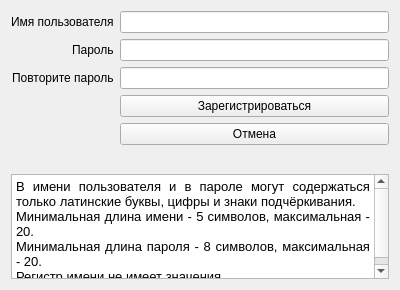
<?xml version="1.0" encoding="UTF-8"?>
<ui version="4.0">
 <class>RegWindow</class>
 <widget class="QWidget" name="RegWindow">
  <property name="geometry">
   <rect>
    <x>0</x>
    <y>0</y>
    <width>400</width>
    <height>290</height>
   </rect>
  </property>
  <property name="windowTitle">
   <string>Регистрация</string>
  </property>
  <layout class="QGridLayout" name="gridLayout">
   <item row="0" column="0">
    <spacer name="verticalSpacer">
     <property name="orientation">
      <enum>Qt::Vertical</enum>
     </property>
     <property name="sizeHint" stdset="0">
      <size>
       <width>20</width>
       <height>40</height>
      </size>
     </property>
    </spacer>
   </item>
   <item row="1" column="0">
    <layout class="QFormLayout" name="formLayout">
     <property name="labelAlignment">
      <set>Qt::AlignRight|Qt::AlignTrailing|Qt::AlignVCenter</set>
     </property>
     <item row="0" column="0">
      <widget class="QLabel" name="label">
       <property name="text">
        <string>Имя пользователя</string>
       </property>
      </widget>
     </item>
     <item row="0" column="1">
      <widget class="QLineEdit" name="lineEdit_name"/>
     </item>
     <item row="1" column="0">
      <widget class="QLabel" name="label_2">
       <property name="text">
        <string>Пароль</string>
       </property>
      </widget>
     </item>
     <item row="1" column="1">
      <widget class="QLineEdit" name="lineEdit_2_pass"/>
     </item>
     <item row="2" column="0">
      <widget class="QLabel" name="label_3">
       <property name="text">
        <string>Повторите пароль</string>
       </property>
      </widget>
     </item>
     <item row="2" column="1">
      <widget class="QLineEdit" name="lineEdit_3_repass"/>
     </item>
     <item row="3" column="1">
      <widget class="QPushButton" name="pushButton_reg">
       <property name="text">
        <string>Зарегистрироваться</string>
       </property>
      </widget>
     </item>
     <item row="4" column="1">
      <widget class="QPushButton" name="pushButton_2_cancel">
       <property name="text">
        <string>Отмена</string>
       </property>
      </widget>
     </item>
    </layout>
   </item>
   <item row="2" column="0">
    <widget class="QLabel" name="errLabel">
     <property name="font">
      <font>
       <pointsize>11</pointsize>
      </font>
     </property>
     <property name="text">
      <string/>
     </property>
     <property name="alignment">
      <set>Qt::AlignCenter</set>
     </property>
    </widget>
   </item>
   <item row="3" column="0">
    <widget class="QTextBrowser" name="textBrowser">
     <property name="html">
      <string>&lt;!DOCTYPE HTML PUBLIC &quot;-//W3C//DTD HTML 4.0//EN&quot; &quot;http://www.w3.org/TR/REC-html40/strict.dtd&quot;&gt;
&lt;html&gt;&lt;head&gt;&lt;meta name=&quot;qrichtext&quot; content=&quot;1&quot; /&gt;&lt;style type=&quot;text/css&quot;&gt;
p, li { white-space: pre-wrap; }
&lt;/style&gt;&lt;/head&gt;&lt;body style=&quot; font-family:'MS Shell Dlg 2'; font-size:8.25pt; font-weight:400; font-style:normal;&quot;&gt;
&lt;p align=&quot;justify&quot; style=&quot; margin-top:0px; margin-bottom:0px; margin-left:0px; margin-right:0px; -qt-block-indent:0; text-indent:0px;&quot;&gt;&lt;span style=&quot; font-size:10pt;&quot;&gt;В имени пользователя и в пароле могут содержаться только латинские буквы, цифры и знаки подчёркивания. &lt;/span&gt;&lt;/p&gt;
&lt;p align=&quot;justify&quot; style=&quot; margin-top:0px; margin-bottom:0px; margin-left:0px; margin-right:0px; -qt-block-indent:0; text-indent:0px;&quot;&gt;&lt;span style=&quot; font-size:10pt;&quot;&gt;Минимальная длина имени - 5 символов, максимальная - 20.&lt;/span&gt;&lt;/p&gt;
&lt;p align=&quot;justify&quot; style=&quot; margin-top:0px; margin-bottom:0px; margin-left:0px; margin-right:0px; -qt-block-indent:0; text-indent:0px;&quot;&gt;&lt;span style=&quot; font-size:10pt;&quot;&gt;Минимальная длина пароля - 8 символов, максимальная - 20.&lt;br /&gt;Регистр имени не имеет значения.&lt;/span&gt;&lt;/p&gt;&lt;/body&gt;&lt;/html&gt;</string>
     </property>
    </widget>
   </item>
   <item row="4" column="0">
    <spacer name="verticalSpacer_2">
     <property name="orientation">
      <enum>Qt::Vertical</enum>
     </property>
     <property name="sizeHint" stdset="0">
      <size>
       <width>20</width>
       <height>40</height>
      </size>
     </property>
    </spacer>
   </item>
  </layout>
 </widget>
 <resources/>
 <connections/>
</ui>
